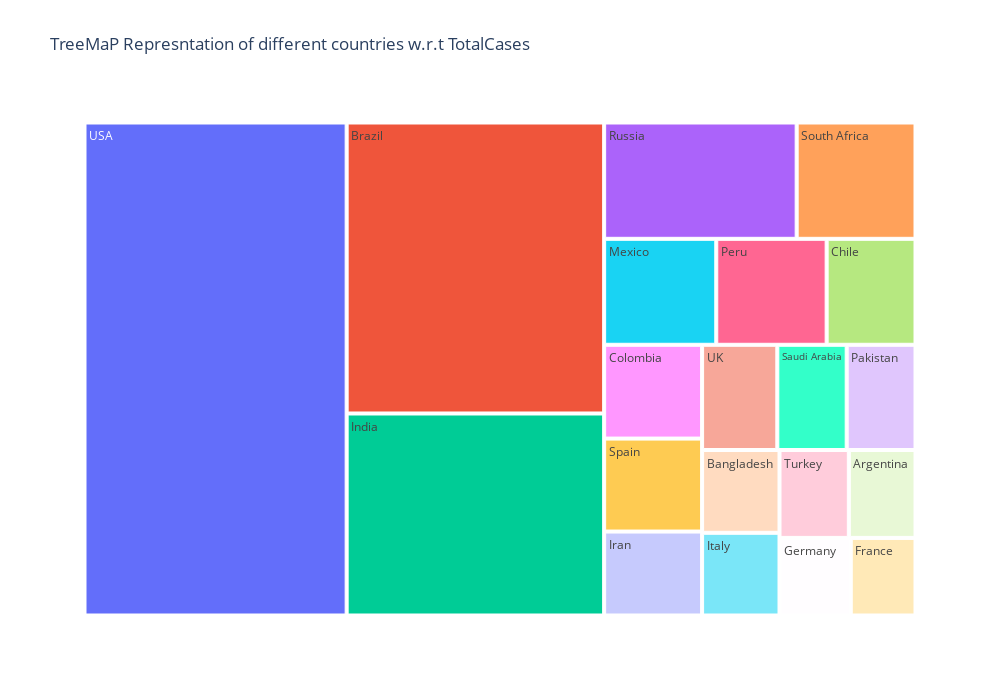
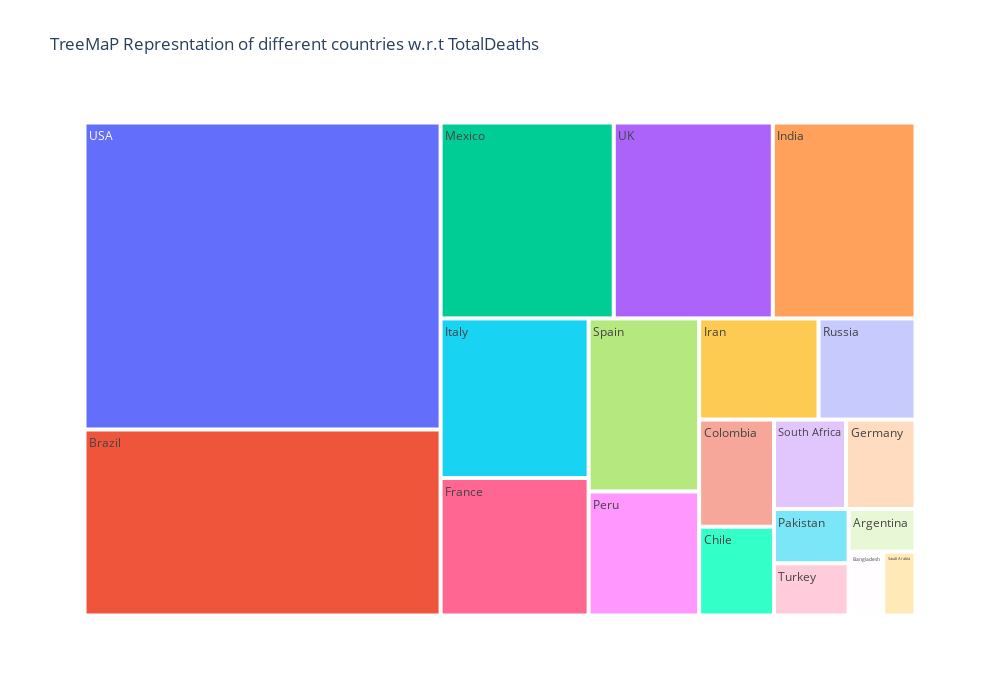
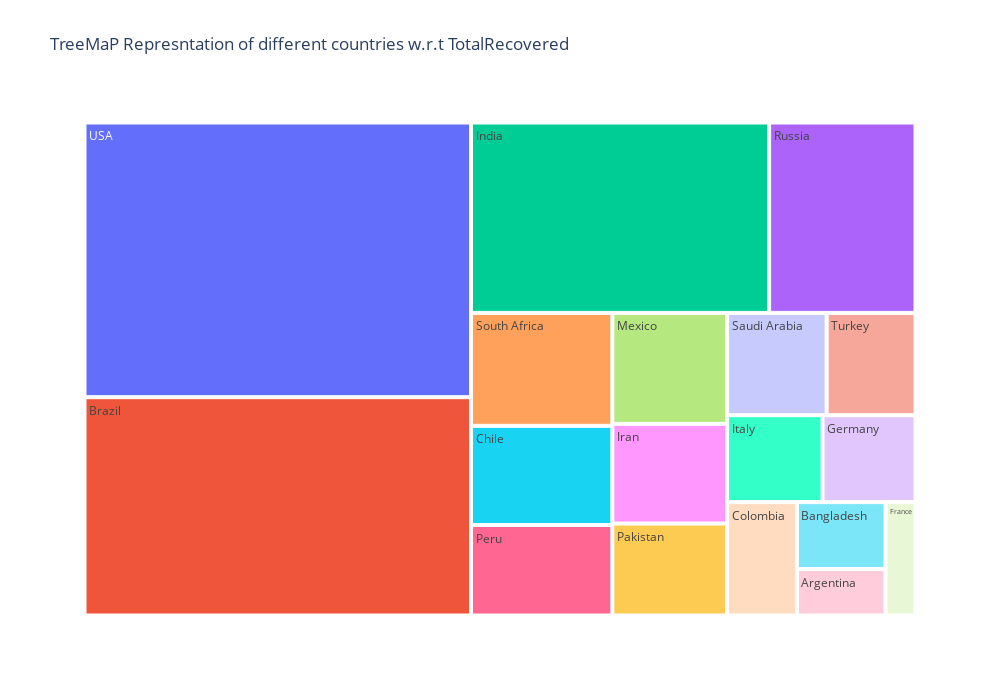
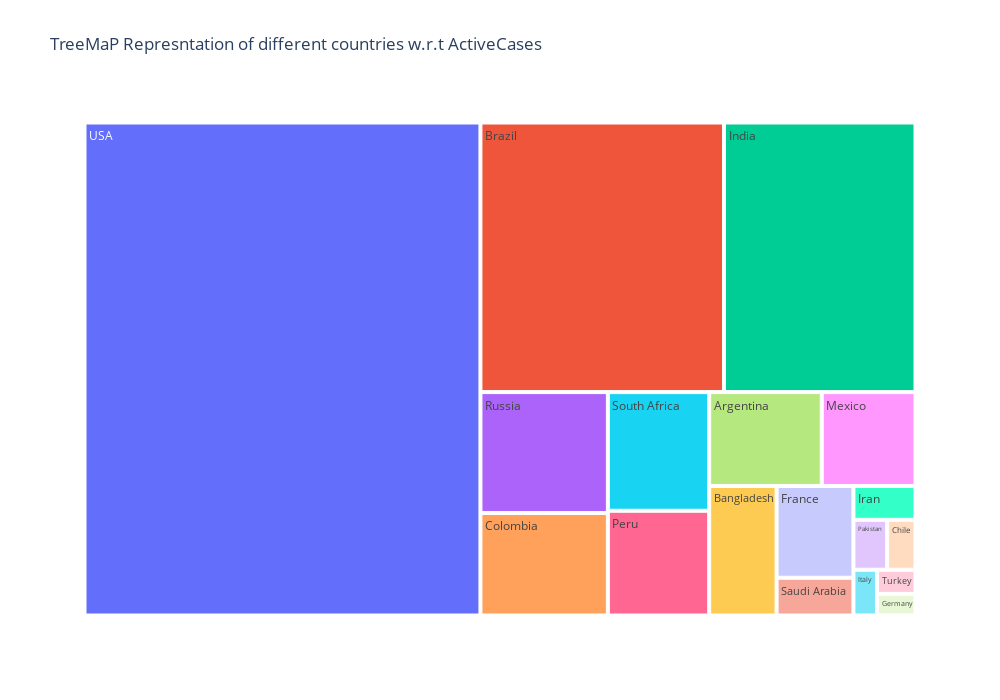

Source (notebook cell) for these figures, in order:
### Code cell
columns = ['TotalCases','TotalDeaths','TotalRecovered','ActiveCases']
for i in columns:
    fig=px.treemap(world_data.iloc[0:20], values=i, path=['Country/Region'], title='TreeMaP Represntation of different countries w.r.t {}'.format(i),width=1000,height=700)
    fig.show()

### Figure 1 — Plotly figure (JSON) as saved in the notebook; plotly's stock layout.template omitted (floating-point values rounded to 4 significant figures)
{"data": [{"branchvalues": "total", "domain": {"x": [0, 1], "y": [0, 1]}, "hovertemplate": "labels=%{label}<br>TotalCases=%{value}<br>parent=%{parent}<br>id=%{id}<extra></extra>", "ids": ["Argentina", "Bangladesh", "Brazil", "Chile", "Colombia", "France", "Germany", "India", "Iran", "Italy", "Mexico", "Pakistan", "Peru", "Russia", "Saudi Arabia", "South Africa", "Spain", "Turkey", "UK", "USA"], "labels": ["Argentina", "Bangladesh", "Brazil", "Chile", "Colombia", "France", "Germany", "India", "Iran", "Italy", "Mexico", "Pakistan", "Peru", "Russia", "Saudi Arabia", "South Africa", "Spain", "Turkey", "UK", "USA"], "name": "", "parents": ["", "", "", "", "", "", "", "", "", "", "", "", "", "", "", "", "", "", "", ""], "type": "treemap", "values": [228195, 249651, 2917562, 366671, 357710, 195633, 215210, 2025409, 320117, 249204, 462690, 281863, 455409, 871894, 284226, 538184, 354530, 237265, 308134, 5032179]}], "layout": {"height": 700, "legend": {"tracegroupgap": 0}, "title": {"text": "TreeMaP Represntation of different countries w.r.t TotalCases"}, "width": 1000}}

### Figure 2 — Plotly figure (JSON) as saved in the notebook; plotly's stock layout.template omitted (floating-point values rounded to 4 significant figures)
{"data": [{"branchvalues": "total", "domain": {"x": [0, 1], "y": [0, 1]}, "hovertemplate": "labels=%{label}<br>TotalDeaths=%{value}<br>parent=%{parent}<br>id=%{id}<extra></extra>", "ids": ["Argentina", "Bangladesh", "Brazil", "Chile", "Colombia", "France", "Germany", "India", "Iran", "Italy", "Mexico", "Pakistan", "Peru", "Russia", "Saudi Arabia", "South Africa", "Spain", "Turkey", "UK", "USA"], "labels": ["Argentina", "Bangladesh", "Brazil", "Chile", "Colombia", "France", "Germany", "India", "Iran", "Italy", "Mexico", "Pakistan", "Peru", "Russia", "Saudi Arabia", "South Africa", "Spain", "Turkey", "UK", "USA"], "name": "", "parents": ["", "", "", "", "", "", "", "", "", "", "", "", "", "", "", "", "", "", "", ""], "type": "treemap", "values": [4251, 3306, 98644, 9889, 11939, 30312, 9252, 41638, 17976, 35187, 50517, 6035, 20424, 14606, 3055, 9604, 28500, 5798, 46413, 162804]}], "layout": {"height": 700, "legend": {"tracegroupgap": 0}, "title": {"text": "TreeMaP Represntation of different countries w.r.t TotalDeaths"}, "width": 1000}}

### Figure 3 — Plotly figure (JSON) as saved in the notebook; plotly's stock layout.template omitted (floating-point values rounded to 4 significant figures)
{"data": [{"branchvalues": "total", "domain": {"x": [0, 1], "y": [0, 1]}, "hovertemplate": "labels=%{label}<br>TotalRecovered=%{value}<br>parent=%{parent}<br>id=%{id}<extra></extra>", "ids": ["Argentina", "Bangladesh", "Brazil", "Chile", "Colombia", "France", "Germany", "India", "Iran", "Italy", "Mexico", "Pakistan", "Peru", "Russia", "Saudi Arabia", "South Africa", "Spain", "Turkey", "UK", "USA"], "labels": ["Argentina", "Bangladesh", "Brazil", "Chile", "Colombia", "France", "Germany", "India", "Iran", "Italy", "Mexico", "Pakistan", "Peru", "Russia", "Saudi Arabia", "South Africa", "Spain", "Turkey", "UK", "USA"], "name": "", "parents": ["", "", "", "", "", "", "", "", "", "", "", "", "", "", "", "", "", "", "", ""], "type": "treemap", "values": [99852, 143824, 2047660, 340168, 192355, 82460, 196200, 1377384, 277463, 201323, 308848, 256058, 310337, 676357, 247089, 387316, 0, 220546, 0, 2576668]}], "layout": {"height": 700, "legend": {"tracegroupgap": 0}, "title": {"text": "TreeMaP Represntation of different countries w.r.t TotalRecovered"}, "width": 1000}}

### Figure 4 — Plotly figure (JSON) as saved in the notebook; plotly's stock layout.template omitted (floating-point values rounded to 4 significant figures)
{"data": [{"branchvalues": "total", "domain": {"x": [0, 1], "y": [0, 1]}, "hovertemplate": "labels=%{label}<br>ActiveCases=%{value}<br>parent=%{parent}<br>id=%{id}<extra></extra>", "ids": ["Argentina", "Bangladesh", "Brazil", "Chile", "Colombia", "France", "Germany", "India", "Iran", "Italy", "Mexico", "Pakistan", "Peru", "Russia", "Saudi Arabia", "South Africa", "Spain", "Turkey", "UK", "USA"], "labels": ["Argentina", "Bangladesh", "Brazil", "Chile", "Colombia", "France", "Germany", "India", "Iran", "Italy", "Mexico", "Pakistan", "Peru", "Russia", "Saudi Arabia", "South Africa", "Spain", "Turkey", "UK", "USA"], "name": "", "parents": ["", "", "", "", "", "", "", "", "", "", "", "", "", "", "", "", "", "", "", ""], "type": "treemap", "values": [124092, 102521, 771258, 16614, 153416, 82861, 9758, 606387, 24678, 12694, 103325, 19770, 124648, 180931, 34082, 141264, 0, 10921, 0, 2292707]}], "layout": {"height": 700, "legend": {"tracegroupgap": 0}, "title": {"text": "TreeMaP Represntation of different countries w.r.t ActiveCases"}, "width": 1000}}
